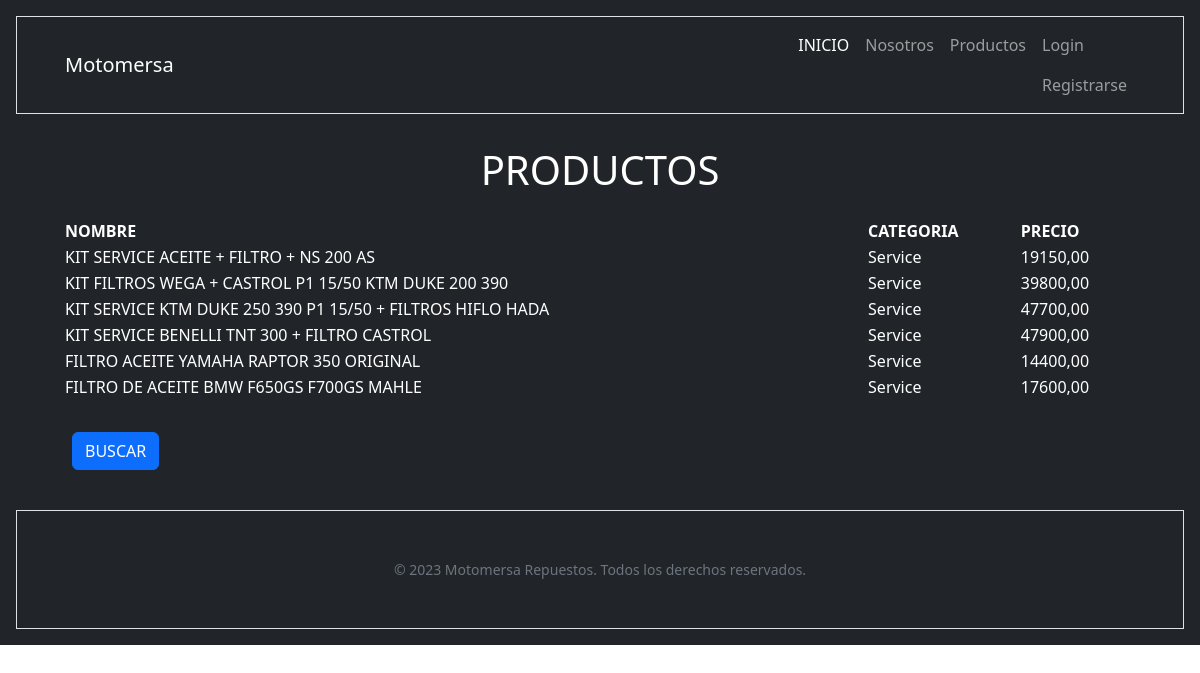
The app's page /producto/, older data.
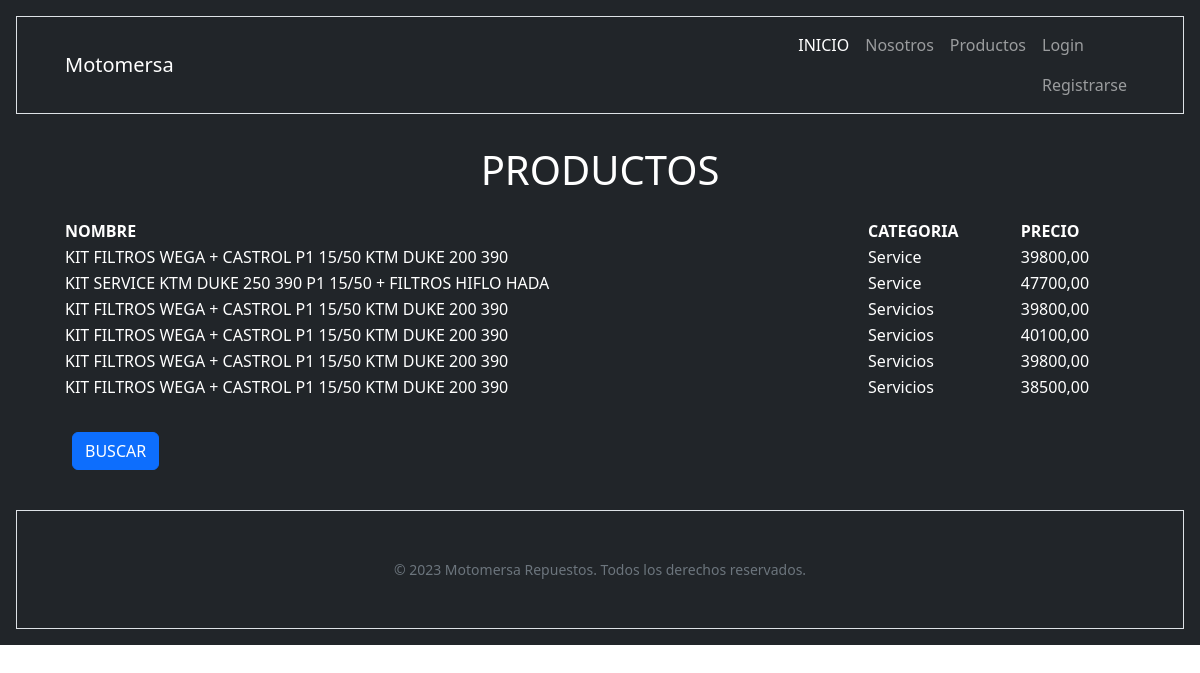
The same page, newer data.
### producto/models.py (models this page shows, shortened)
class Producto(models.Model):
    nombre = models.CharField(max_length=255, null=False)
    categoria = models.CharField(max_length=50, choices=categorias.tipo_categorias)
    precio = models.DecimalField(max_digits=10, decimal_places=2, null=False)
    stock = models.PositiveIntegerField(default=0)

### producto/views.py (the view)
# urls.py: path('', views.home, name="index"),
def home(request):
    productos = models.Producto.objects.all()
    context = {"productos": productos}
    return render(request, "producto/index.html", context)

### producto/templates/producto/index.html (shortened to what this page needs)
{% extends 'core/base.html' %}
{% block contenido_titulo %}
    PRODUCTOS
{% endblock contenido_titulo %}
{% block contenido %}
    <table style="width:100%">
        <tr>
            <th>NOMBRE</th>
            <th>CATEGORIA</th>
            <th>PRECIO</th>
        </tr>
        {% for producto in productos %}
            <tr>
                <td>{{ producto.nombre }}</td>
                <td>{{ producto.get_categoria_display }}</td>
                <td>{{ producto.precio }}</td>
            </tr>
        {% endfor %}
    </table>
    <br>
    <a href="{% url 'producto:productos-buscar' %}" class="btn btn-primary" style="margin: 0.5em;">BUSCAR</a>
{% endblock contenido %}

### core/templates/core/base.html (shortened to what this page needs)
{% load static %}
<!DOCTYPE html>
<html lang="es">
    <head>
        <link href="{% static 'core/css/styles.css' %}" rel="stylesheet" />
    </head>
    <body>
        <div class="container-fluid p-3 bg-dark text-white">
            {% include 'core/navbar.html' %}
            <div class="container-fluid px-4 px-lg-5">
                <h1 class="font-weight-light text-center mt-4 mb-4">
                    {% block contenido_titulo %}
                    {% endblock contenido_titulo %}
                </h1>
                {% block contenido %}
                {% endblock contenido %}
            </div>
            {% include 'core/footer.html' %}
        </div>
    </body>
</html>

### core/templates/core/navbar.html (shortened to what this page needs)
<nav class="navbar navbar-expand-lg navbar-dark bg-dark border" style="margin-bottom: 2em;">
    <div class="container-fluid px-5">
        <a class="navbar-brand" href="#!">Motomersa</a>
        <div class="collapse navbar-collapse" id="navbarSupportedContent">
            <ul class="navbar-nav ms-auto mb-2 mb-lg-0">
                <li class="nav-item"><a class="nav-link active" aria-current="page" href="{% url 'core:index' %}">INICIO</a></li>
                <li class="nav-item"><a class="nav-link" href="{% url 'core:about' %}">Nosotros</a></li>
                <li class="nav-item"><a class="nav-link" href="{% url 'producto:index' %}">Productos</a></li>
                <li class="nav-item">
                    {% if user.is_authenticated %}
                        <span class="nav-item">{{ user.username }}</span>
                        <form method="post" action="{% url 'core:logout' %}">
                            {% csrf_token %}
                            <button type="submit" class="btn btn-link">Logout</button>
                        </form>
                    {% else %}
                        <a class="nav-link" href="{% url 'core:login' %}">Login</a>
                        <a class="nav-link" href="{% url 'core:registro' %}">Registrarse</a>
                    {% endif %}
                </li>
            </ul>
        </div>
    </div>
</nav>

### core/templates/core/footer.html
<footer class="py-5 bg-dark border" style="margin-top: 2em;">
    <div class="small text-center text-muted">© 2023 Motomersa Repuestos. Todos los derechos reservados.</div>
</footer>

Row changes from the older to the newer data that the page shows:
removed Producto: nombre "KIT SERVICE ACEITE + FILTRO + NS 200 AS", categoria "Service", precio "19150,00"
removed Producto: nombre "KIT SERVICE BENELLI TNT 300 + FILTRO CASTROL", categoria "Service", precio "47900,00"
removed Producto: nombre "FILTRO ACEITE YAMAHA RAPTOR 350 ORIGINAL", categoria "Service", precio "14400,00"
removed Producto: nombre "FILTRO DE ACEITE BMW F650GS F700GS MAHLE", categoria "Service", precio "17600,00"
added Producto: nombre "KIT FILTROS WEGA + CASTROL P1 15/50 KTM DUKE 200 390", categoria "Servicios", precio "39800,00"
added Producto: nombre "KIT FILTROS WEGA + CASTROL P1 15/50 KTM DUKE 200 390", categoria "Servicios", precio "40100,00"
added Producto: nombre "KIT FILTROS WEGA + CASTROL P1 15/50 KTM DUKE 200 390", categoria "Servicios", precio "39800,00"
added Producto: nombre "KIT FILTROS WEGA + CASTROL P1 15/50 KTM DUKE 200 390", categoria "Servicios", precio "38500,00"
